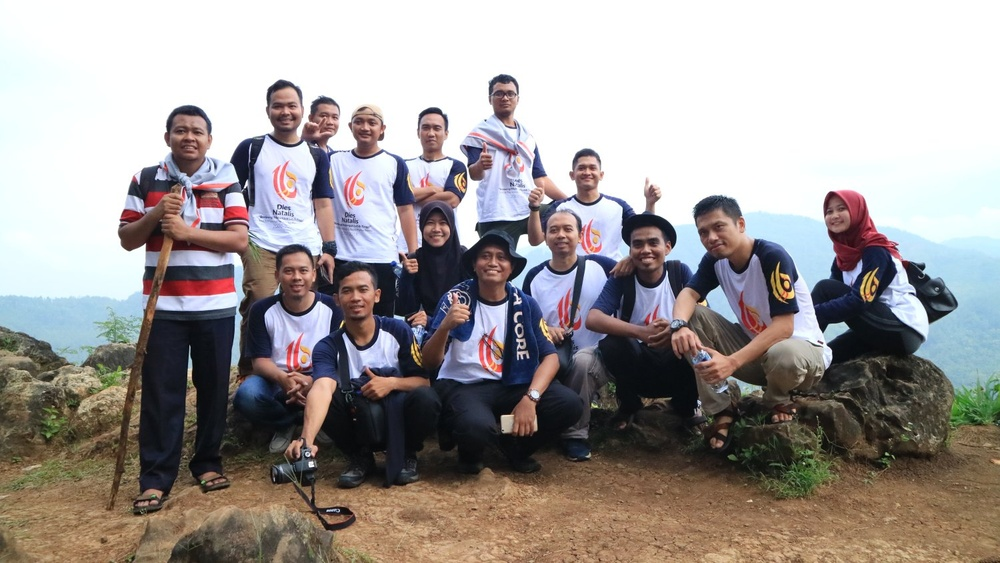
#> input picture FaceDetection/hash.jpg, 1000 x 563 px, shrunk from 1500 x 844 before the run, given in place of the camera
$ python motion_detector.py   (older library calls are emulated)
#> lines starting #> are read from the running program, lines starting #| are printed output that depends on the picture
import cv2, time, pandas
from datetime import datetime

first_frame=None
status_list=[None,None]
times=[]
df=pandas.DataFrame(columns=["Start","End"])

video=cv2.VideoCapture(1)

while True:
    check, frame = video.read()
#> frame is the input picture: shape (563, 1000, 3); mean B, G, R 150.9, 153.1, 159.3
    status=0
    gray=cv2.cvtColor(frame,cv2.COLOR_BGR2GRAY)
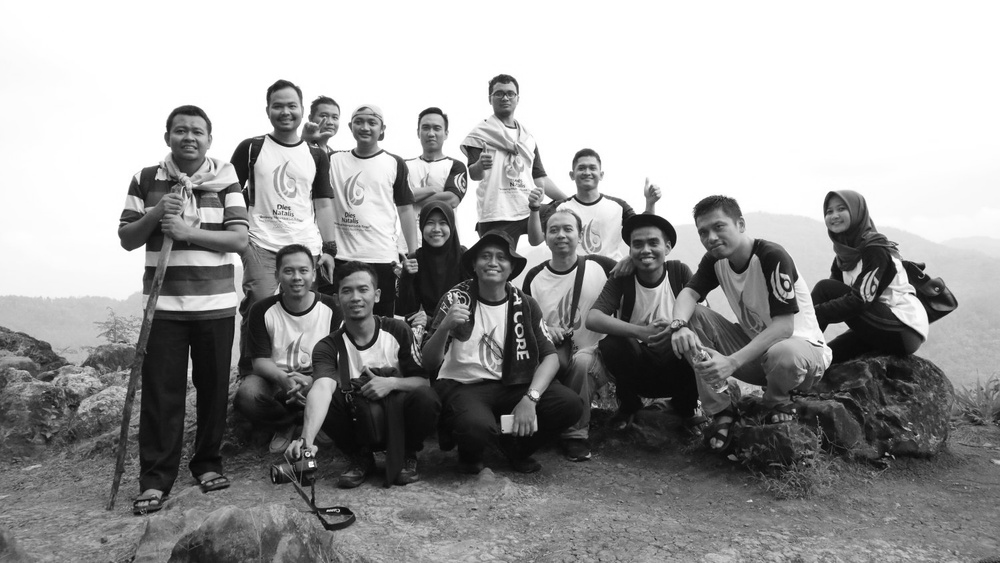
#> gray: shape (563, 1000); min 3, max 255, mean 154.7
    gray=cv2.GaussianBlur(gray,(21,21),0)
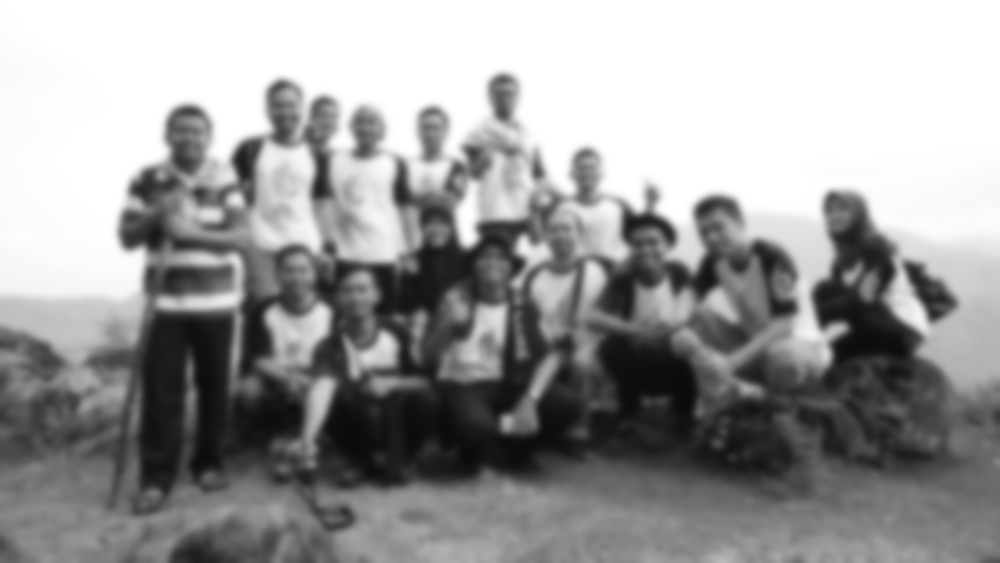
#> gray: shape (563, 1000); min 10, max 255, mean 154.7

    if first_frame is None:
        first_frame=gray
        continue

    delta_frame=cv2.absdiff(first_frame,gray)
    thresh_frame=cv2.threshold(delta_frame, 40, 255, cv2.THRESH_BINARY)[1]
    thresh_frame=cv2.dilate(thresh_frame, None, iterations=1)

    (_,cnts,_)=cv2.findContours(thresh_frame.copy(),cv2.RETR_EXTERNAL, cv2.CHAIN_APPROX_SIMPLE)

    for contour in cnts:
        if cv2.contourArea(contour) < 10000:
            continue
        status=1

        (x, y, w, h)=cv2.boundingRect(contour)
        cv2.rectangle(frame, (x, y), (x+w, y+h), (0,255,0), 4)
    status_list.append(status)

    status_list=status_list[-2:]


    if status_list[-1]==1 and status_list[-2]==0:
        times.append(datetime.now())
    if status_list[-1]==0 and status_list[-2]==1:
        times.append(datetime.now())


    cv2.imshow("Gray Frame",gray)
    cv2.imshow("Delta Frame",delta_frame)
    cv2.imshow("Threshold Frame",thresh_frame)
    cv2.imshow("Color Frame",frame)

    key=cv2.waitKey(1)

    if key==ord('q'):
        if status==1:
            times.append(datetime.now())
        break

print(status_list)
print(times)

for i in range(0,len(times),2):
    df=df.append({"Start":times[i],"End":times[i+1]},ignore_index=True)
#> this loop made 0 passes

df.to_csv("Times.csv")

video.release()
cv2.destroyAllWindows
